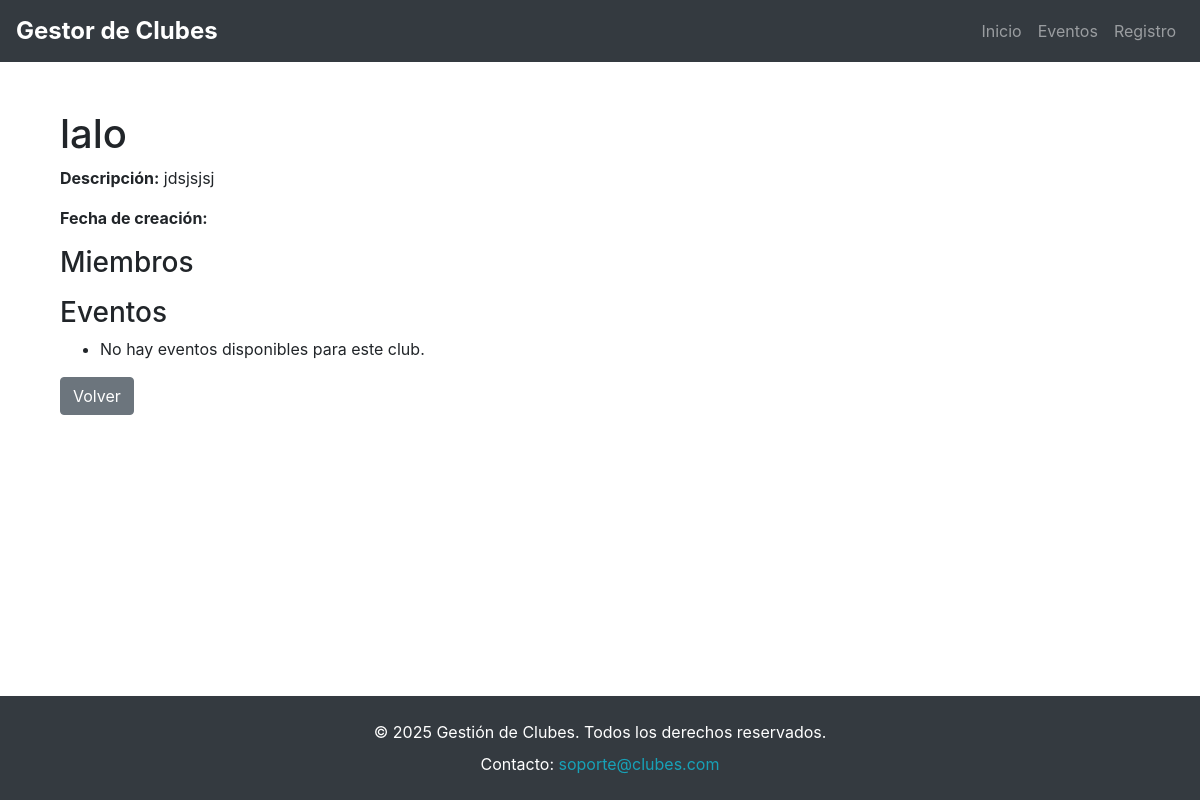
The app's page /1/, older data.
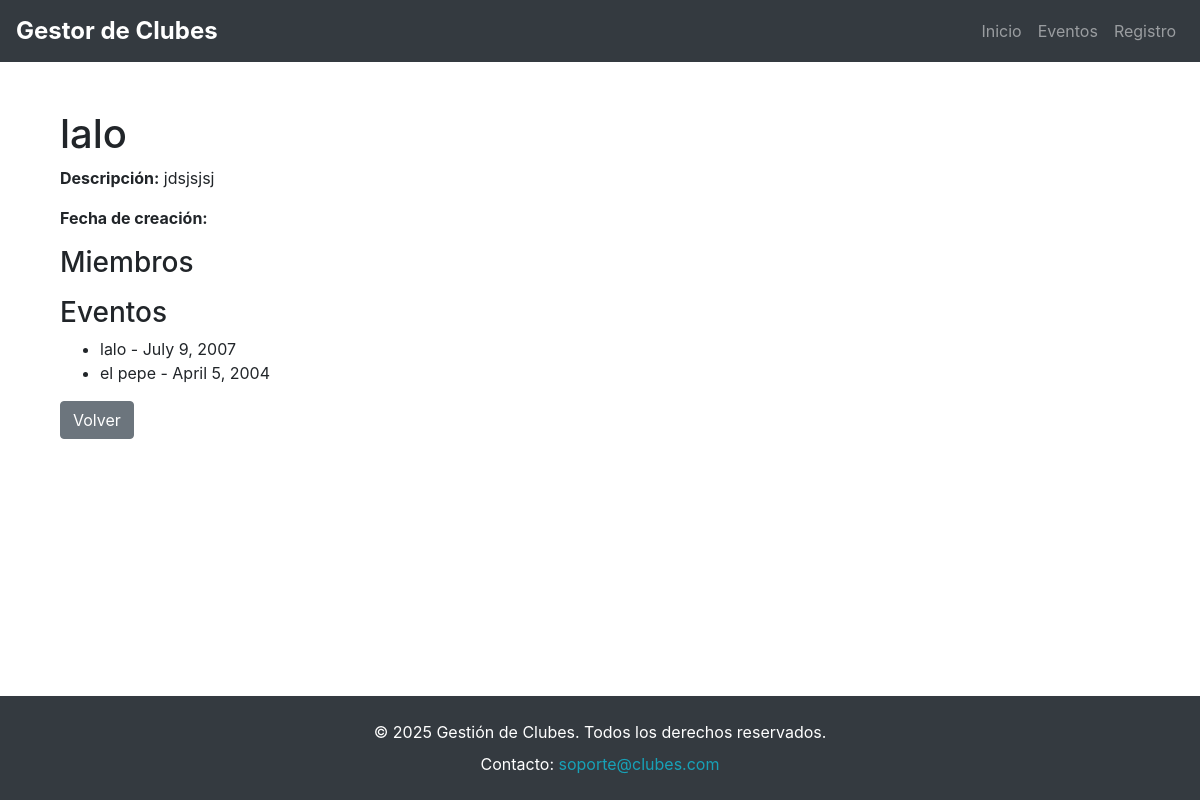
The same page, newer data.
### eventos/models.py (models this page shows)
class Evento(models.Model):
    nombre = models.CharField(max_length=100)
    fecha = models.DateField()
    descripcion = models.TextField()
    ubicacion = models.CharField(max_length=255, blank=True, null=True)
    club = models.ForeignKey(Club, on_delete=models.CASCADE, null=True, blank=True)  # Relación con Club

### clubes/views.py (the view)
# urls.py: path('<int:club_id>/', views.detalle_club, name='detalle_club'),  # Detalles del club
def detalle_club(request, club_id):
    club = get_object_or_404(Club, id=club_id)
    miembros = MiembroClub.objects.filter(club=club)
    eventos = Evento.objects.filter(club=club)  # Filtrar eventos por el club
    return render(request, 'clubes/detalle_club.html', {'club': club, 'miembros': miembros, 'eventos': eventos})

### templates/clubes/detalle_club.html (shortened to what this page needs)
{% extends 'base.html' %}
{% block content %}
<div class="container">
    <h1>{{ club.nombre }}</h1>
    <p><strong>Descripción:</strong> {{ club.descripcion }}</p>
    <p><strong>Fecha de creación:</strong> {{ club.fecha_creacion }}</p>
    <h3>Miembros</h3>
    <h3>Eventos</h3>
    <ul>
        {% for evento in eventos %}
        <li>{{ evento.nombre }} - {{ evento.fecha }}</li>
        {% empty %}
        <li>No hay eventos disponibles para este club.</li>
        {% endfor %}
    </ul>
    <a href="{% url 'lista_clubes' %}" class="btn btn-secondary">Volver</a>
</div>
{% endblock %}

Row changes from the older to the newer data that the page shows:
added Evento: nombre "lalo", fecha "July 9, 2007"
added Evento: nombre "el pepe", fecha "April 5, 2004"
Text that changed along with them:
text no longer shown: "No hay eventos disponibles para este club."
